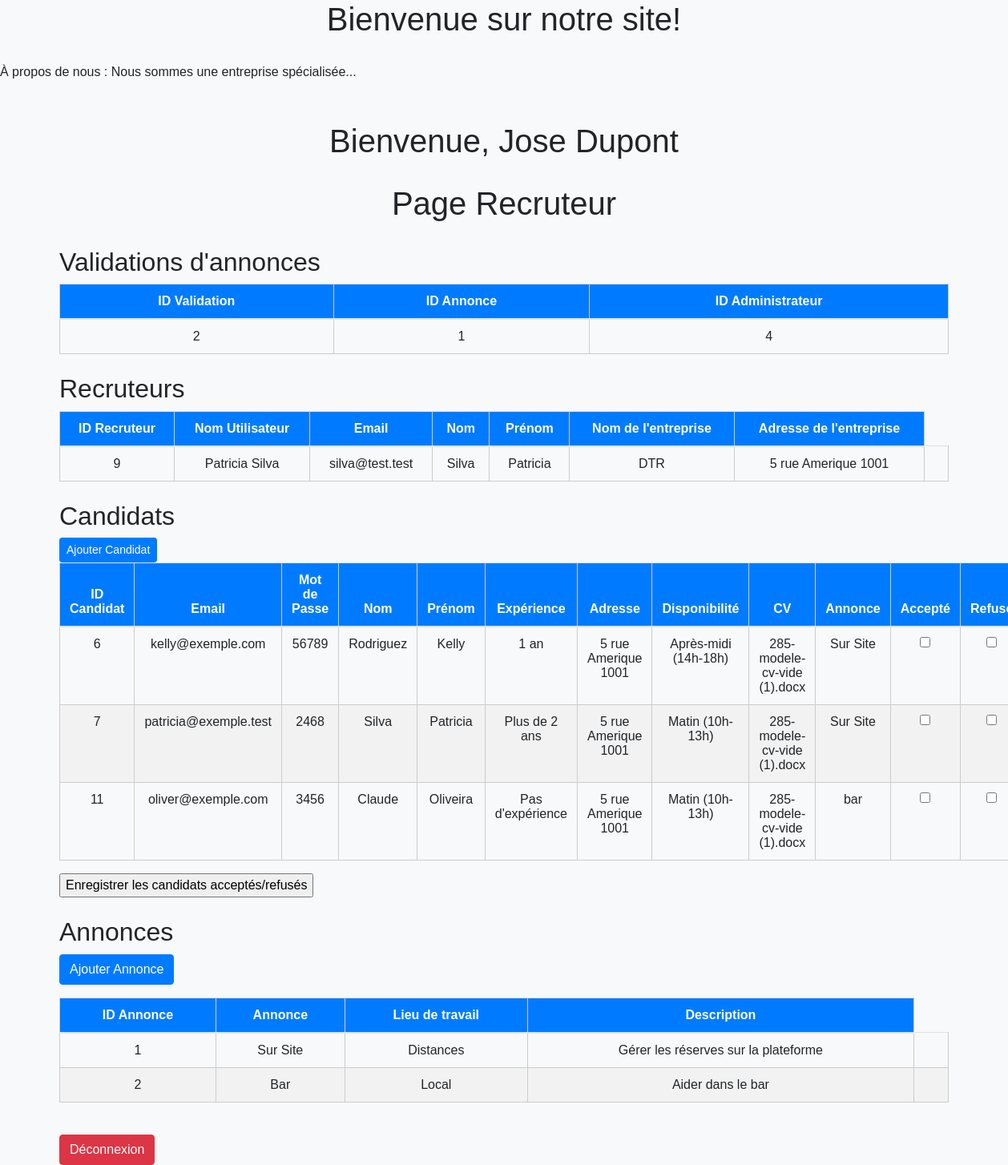
The page /page_recruteur.php (signed in) on the database its author committed.
### tables this page shows
CREATE TABLE `restaurant_recruteurs` (
  `id_recruteur` int(11) NOT NULL,
  `nom_utilisateur` varchar(50) NOT NULL,
  `email` varchar(50) NOT NULL,
  `mot_de_passe` varchar(255) NOT NULL,
  `nom` varchar(50) NOT NULL,
  `prenom` varchar(50) NOT NULL,
  `nom_entreprise` varchar(100) NOT NULL,
  `adresse_entreprise` varchar(200) NOT NULL
);

CREATE TABLE `restaurant_validation_annonces` (
  `id_validation` int(11) NOT NULL,
  `id_annonce` int(11) DEFAULT NULL,
  `id_administrateur` int(11) DEFAULT NULL
);

CREATE TABLE `restaurant_candidats` (
  `ID_candidat` int(11) NOT NULL,
  `email` varchar(100) NOT NULL,
  `mot_de_passe` varchar(100) DEFAULT NULL,
  `Nom` varchar(50) DEFAULT NULL,
  `Prenom` varchar(50) DEFAULT NULL,
  `Experience` text DEFAULT NULL,
  `Adresse` varchar(100) DEFAULT NULL,
  `Disponibilite` varchar(100) DEFAULT NULL,
  `CV` varchar(100) DEFAULT NULL,
  `Annonce` varchar(100) DEFAULT NULL,
  `statut` varchar(10) NOT NULL
);

CREATE TABLE `restaurant_annonces` (
  `id_annonce` int(11) NOT NULL,
  `annonce` varchar(50) NOT NULL,
  `lieu` varchar(100) DEFAULT NULL,
  `description` text DEFAULT NULL
);

### page_recruteur.php (the view, shortened to what this page needs)
<?php
require_once './back/config.php';
require_once './back/langue.php';
$recruteurId = $_SESSION['restaurant_recruteur_id'];
$sqlRecruteur = "SELECT * FROM restaurant_recruteurs WHERE id_recruteur = :id";
$stmtRecruteur = $conn->prepare($sqlRecruteur);
$stmtRecruteur->bindParam(':id', $recruteurId);
$stmtRecruteur->execute();
$recruteur = $stmtRecruteur->fetch(PDO::FETCH_ASSOC);
$sqlCandidats = "SELECT * FROM restaurant_candidats";
$stmtCandidats = $conn->query($sqlCandidats);
$candidats = $stmtCandidats->fetchAll(PDO::FETCH_ASSOC);
$sqlRecruteurs = "SELECT * FROM restaurant_recruteurs WHERE id_recruteur != :id";
$stmtRecruteurs = $conn->prepare($sqlRecruteurs);
$stmtRecruteurs->bindParam(':id', $recruteurId);
$stmtRecruteurs->execute();
$autresRecruteurs = $stmtRecruteurs->fetchAll(PDO::FETCH_ASSOC);
$sqlAnnonces = "SELECT * FROM restaurant_annonces";
$stmtAnnonces = $conn->query($sqlAnnonces);
$annonces = $stmtAnnonces->fetchAll(PDO::FETCH_ASSOC);
$sqlValidations = "SELECT * FROM restaurant_validation_annonces";
$stmtValidations = $conn->query($sqlValidations);
$validations = $stmtValidations->fetchAll(PDO::FETCH_ASSOC);
?>
<!DOCTYPE html>
<html lang="fr">
   <head>
    <link rel="stylesheet" href="https://maxcdn.bootstrapcdn.com/bootstrap/4.5.2/css/bootstrap.min.css">
    <link rel="stylesheet" href="style2.css">
</head>
<body>
    <div class="container">
        <h1 class="mt-3">Bienvenue, <?php echo $recruteur['prenom'] . ' ' . $recruteur['nom']; ?></h1>
        <h1 class="mt-3">Page Recruteur</h1>
        <h2 class="mt-4">Validations d'annonces</h2>
        <table class="table">
            <thead>
                <tr>
                    <th>ID Validation</th>
                    <th>ID Annonce</th>
                    <th>ID Administrateur</th>
                </tr>
            </thead>
            <tbody>
                <?php foreach ($validations as $validation) : ?>
                    <tr>
                        <td><?php echo $validation['id_validation']; ?></td>
                        <td><?php echo $validation['id_annonce']; ?></td>
                        <td><?php echo $validation['id_administrateur']; ?></td>
                    </tr>
                <?php endforeach; ?>
            </tbody>
        </table>
        <h2 class="mt-4">Recruteurs</h2>
        <table class="table">
            <thead>
                <tr>
                    <th>ID Recruteur</th>
                    <th>Nom Utilisateur</th>
                    <th>Email</th>
                    <th>Nom</th>
                    <th>Prénom</th>
                    <th>Nom de l'entreprise</th>
                    <th>Adresse de l'entreprise</th>
                </tr>
            </thead>
            <tbody>
                <?php foreach ($autresRecruteurs as $autreRecruteur) : ?>
                    <tr>
                        <td><?php echo $autreRecruteur['id_recruteur']; ?></td>
                        <td><?php echo $autreRecruteur['nom_utilisateur']; ?></td>
                        <td><?php echo $autreRecruteur['email']; ?></td>
                        <td><?php echo $autreRecruteur['nom']; ?></td>
                        <td><?php echo $autreRecruteur['prenom']; ?></td>
                        <td><?php echo $autreRecruteur['nom_entreprise']; ?></td>
                        <td><?php echo $autreRecruteur['adresse_entreprise']; ?></td>
                        <td>
                        </td>
                    </tr>
                <?php endforeach; ?>
            </tbody>
        </table>
        <h2 class="mt-4">Candidats</h2>
<a href="ajouter_candidat1.php" class="btn btn-primary btn-sm">Ajouter Candidat</a>
<form action="traiter_candidats.php" method="POST">
    <table class="table">
        <thead>
            <tr>
                <th>ID Candidat</th>
                <th>Email</th>
                <th>Mot de Passe</th>
                <th>Nom</th>
                <th>Prénom</th>
                <th>Expérience</th>
                <th>Adresse</th>
                <th>Disponibilité</th>
                <th>CV</th>
                <th>Annonce</th>
                <th>Accepté</th>
                <th>Refusé</th>
            </tr>
        </thead>
        <tbody>
            <?php foreach ($candidats as $candidat) : ?>
                <tr>
                    <td><?php echo $candidat['ID_candidat']; ?></td>
                    <td><?php echo $candidat['email']; ?></td>
                    <td><?php echo $candidat['mot_de_passe']; ?></td>
                    <td><?php echo $candidat['Nom']; ?></td>
                    <td><?php echo $candidat['Prenom']; ?></td>
                    <td><?php echo $candidat['Experience']; ?></td>
                    <td><?php echo $candidat['Adresse']; ?></td>
                    <td><?php echo $candidat['Disponibilite']; ?></td>
                    <td><?php echo $candidat['CV']; ?></td>
                    <td><?php echo $candidat['Annonce']; ?></td>
                    <td>
                        <input type="checkbox" name="accepte[<?php echo $candidat['ID_candidat']; ?>]">
                    </td>
                    <td>
                        <input type="checkbox" name="refuse[<?php echo $candidat['ID_candidat']; ?>]">
                    </td>
                </tr>
            <?php endforeach; ?>
        </tbody>
    </table>
    <input type="submit" value="Enregistrer les candidats acceptés/refusés">
</form>
        <h2 class="mt-4">Annonces</h2>
        <a href="ajouter_annonce1.php" class="btn btn-primary mb-3">Ajouter Annonce</a>
        <table class="table">
            <thead>
                <tr>
                    <th>ID Annonce</th>
                    <th>Annonce</th>
                    <th>Lieu de travail</th>
                    <th>Description</th>
                </tr>
            </thead>
            <tbody>
                <?php foreach ($annonces as $annonce) : ?>
                    <tr>
                        <td><?php echo $annonce['id_annonce']; ?></td>
                        <td><?php echo $annonce['annonce']; ?></td>
                        <td><?php echo $annonce['lieu']; ?></td>
                        <td><?php echo $annonce['description']; ?></td>
                        <td>
                        </td>
                    </tr>
                <?php endforeach; ?>
            </tbody>
        </table>
        <br>
        <a href="deconnexion.php" class="btn btn-danger">Déconnexion</a>
    </div>
</body>
</html>

### style2.css (style rules this page uses)
body { font-family: Arial, sans-serif; background-color: #f8f9fa; }
.container { margin-top: 50px; }
h1 { text-align: center; margin-bottom: 30px; }
table { width: 100%; border-collapse: collapse; margin-bottom: 30px; }
th, td { padding: 10px; border: 1px solid #ccc; text-align: center; }
th { background-color: #007bff; color: #fff; }
tbody tr:nth-child(even) { background-color: #f2f2f2; }
.btn-sm { margin-right: 5px; }
.mb-3 { margin-bottom: 15px; }

### rows shown on the page
restaurant_recruteurs: prenom "Jose", nom "Dupont"
restaurant_validation_annonces: id_validation "2", id_annonce "1", id_administrateur "4"
restaurant_recruteurs: id_recruteur "9", nom_utilisateur "Patricia Silva", email "silva@test.test", nom "Silva", prenom "Patricia", nom_entreprise "DTR", adresse_entreprise "5 rue Amerique 1001"
restaurant_candidats: ID_candidat "6", email "kelly@exemple.com", mot_de_passe "56789", Nom "Rodriguez", Prenom "Kelly", Experience "1 an", Adresse "5 rue Amerique 1001", Disponibilite "Après-midi (14h-18h)", CV "285-modele-cv-vide (1).docx", Annonce "Sur Site"
restaurant_candidats: ID_candidat "7", email "patricia@exemple.test", mot_de_passe "2468", Nom "Silva", Prenom "Patricia", Experience "Plus de 2 ans", Adresse "5 rue Amerique 1001", Disponibilite "Matin (10h-13h)", CV "285-modele-cv-vide (1).docx", Annonce "Sur Site"
restaurant_candidats: ID_candidat "11", email "oliver@exemple.com", mot_de_passe "3456", Nom "Claude", Prenom "Oliveira", Experience "Pas d'expérience", Adresse "5 rue Amerique 1001", Disponibilite "Matin (10h-13h)", CV "285-modele-cv-vide (1).docx", Annonce "bar"
restaurant_annonces: id_annonce "1", annonce "Sur Site", lieu "Distances", description "Gérer les réserves sur la plateforme"
restaurant_annonces: id_annonce "2", annonce "Bar", lieu "Local", description "Aider dans le bar"

### other values the page prints
$welcome_message "Bienvenue sur notre site!"
$about_message "À propos de nous : Nous sommes une entreprise spécialisée..."
